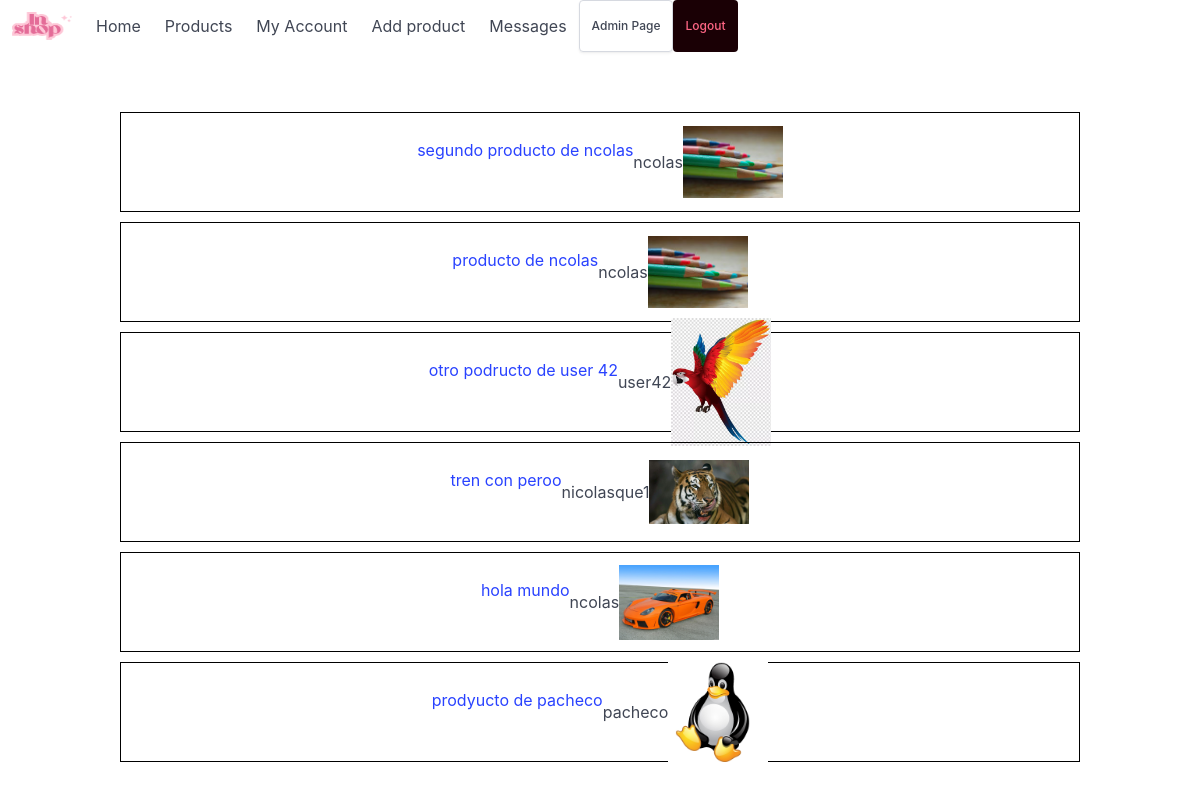
/php/chat/my_messages.php (signed in), run on the app's committed database.
### tables this page shows
CREATE TABLE `chat` (
  `chat_id` int(11) NOT NULL,
  `user_id_buyer` int(11) NOT NULL,
  `user_id_seller` int(11) NOT NULL,
  `product_id` int(11) NOT NULL,
  `message` text NOT NULL,
  `date` date NOT NULL DEFAULT current_timestamp(),
  `seen` tinyint(1) NOT NULL DEFAULT current_timestamp()
);

CREATE TABLE `product` (
  `product_id` int(9) NOT NULL,
  `product_name` varchar(30) NOT NULL,
  `price` float NOT NULL DEFAULT 0,
  `user_id` int(11) NOT NULL,
  `photo` text DEFAULT NULL,
  `description` text DEFAULT NULL,
  `user_name` varchar(50) NOT NULL,
  `upload_date` date NOT NULL DEFAULT current_timestamp()
);

CREATE TABLE `user` (
  `user_id` int(9) NOT NULL,
  `username` varchar(30) NOT NULL,
  `name` varchar(30) NOT NULL,
  `surname` varchar(30) NOT NULL,
  `email` varchar(50) NOT NULL,
  `password` varchar(30) NOT NULL,
  `admin` tinyint(1) NOT NULL DEFAULT 0,
  `Register_date` date NOT NULL DEFAULT current_timestamp()
);

### php/chat/my_messages.php (the view, shortened to what this page needs)
<?php
include '../navbar.php';
function ft_get_user_info($user_id)
{
    $connexion = ft_create_conexion();
    $sql = "SELECT * FROM user WHERE user_id = ?";
    $stmt = $connexion->prepare($sql);
    $stmt->bind_param("i", $user_id);
    $stmt->execute();
    $result = $stmt->get_result();
    if ($result->num_rows > 0)
    {
        $row = $result->fetch_assoc();
        return $row;
    }
    else
    {
        $connexion->close();
        return false;
    }
}
function ft_get_my_chats($user_id)
{
    $connexion = ft_create_conexion();
    $sql = "SELECT * FROM chat WHERE user_id_buyer = ? OR user_id_seller = ?";
    $stmt = $connexion->prepare($sql);
    $stmt->bind_param("ii", $user_id, $user_id);
    $stmt->execute();
    $result = $stmt->get_result();
    $chats = [];
    if ($result->num_rows > 0)
    {
        while ($row = $result->fetch_assoc())
        {
            $chats[] = $row;
        }
    }
    return $chats;
}
function ft_get_other_perosn_name($user_id_buyer, $user_id_seller)
{
    if ($user_id_buyer == $_COOKIE['user_id'])
    {
        return ft_get_user_info($user_id_seller)['username'];
    }
    else
    {
        return ft_get_user_info($user_id_buyer)['username'];
    }
}
function ft_get_produc_info($product_id)
{
    $connexion = ft_create_conexion();
    $sql = "SELECT * FROM product WHERE product_id = ?";
    $stmt = $connexion->prepare($sql);
    $stmt->bind_param("i", $product_id);
    $stmt->execute();
    $result = $stmt->get_result();
    $product_name = $result->fetch_assoc();
    return $product_name;
}
function ft_get_photos($photo_folder)
{
    $photos = [];
    $folder_path = $_SERVER['DOCUMENT_ROOT'] . "/tfg_shop/images/products/" . $photo_folder;
    if (file_exists($folder_path)) {
        $files = scandir($folder_path);
        foreach ($files as $file)
        {
            if ($file != '.' && $file != '..')
            {
                $photos[] = $file;
            }
        }
    }
    return $photos;
}
function ft_print_photo($product_id)
{
    $product = ft_get_produc_info($product_id);
    $photos = ft_get_photos($product['photo']);
    echo "<div class='image-gallery' id='product-{$product['product_id']}'>";
    if (count($photos) > 0) {
        echo "<img src='/tfg_shop/images/products/{$product['photo']}/{$photos[0]}' width='100px'>";
    }
    echo "</div>";
}
function ft_print_chats($chats)
{
    foreach ($chats as $chat)
    {
        echo "<div class='chat'>";
        echo "<a href='chat_product.php?product_id=" . $chat['product_id'] . "'>";
        $product_name = ft_get_produc_info($chat['product_id']);
        echo "<h3>" . $product_name['product_name'] . "</h3>";
        echo "<br>";
        echo "</a>";
        echo "<h3>" . ft_get_other_perosn_name($chat['user_id_buyer'], $chat['user_id_seller']) . "</h3>";
        ft_print_photo($chat['product_id']);
        echo "</div>";
    }
}
?>
<!DOCTYPE html>
<html lang="en">
<head>
</head>
<body>
    <div class="chats">
        <?php
        $chats = ft_get_my_chats($_COOKIE['user_id']);
        ft_print_chats($chats);
        ?>
    </div>
</body>
</html>

### php/chat/my_messages.php (style rules this page uses)
.chats { display: flex; flex-direction: column; align-items: center; margin-top: 50px; }
.chat { width: 80%; height: 100px; border: 1px solid black; margin-top: 10px; display: flex; justify-content: center; align-items: center; }
.chat h3 { margin: 0px; }

### data on the page
chat: product.product_name "segundo producto de ncolas", user_id_buyer+user_id_seller "ncolas", product.photo (picture)
chat: product.product_name "producto de ncolas", user_id_buyer+user_id_seller "ncolas", product.photo (picture)
chat: product.product_name "otro podructo de user 42", user_id_buyer+user_id_seller "user42", product.photo (picture)
chat: product.product_name "tren con peroo", user_id_buyer+user_id_seller "nicolasque1", product.photo (picture)
chat: product.product_name "hola mundo", user_id_buyer+user_id_seller "ncolas", product.photo (picture)
chat: product.product_name "prodyucto de pacheco", user_id_buyer+user_id_seller "pacheco", product.photo (picture)
